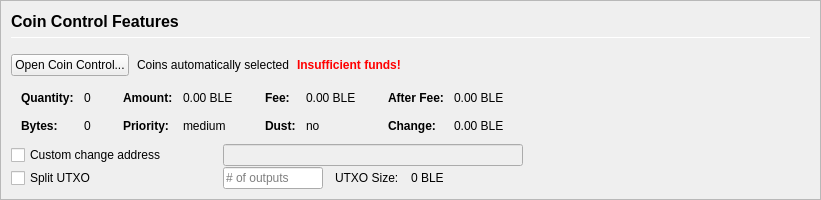
         <widget class="QFrame" name="frameCoinControl">
          <property name="sizePolicy">
           <sizepolicy hsizetype="Expanding" vsizetype="Expanding">
            <horstretch>0</horstretch>
            <verstretch>0</verstretch>
           </sizepolicy>
          </property>
          <property name="maximumSize">
           <size>
            <width>16777215</width>
            <height>16777215</height>
           </size>
          </property>
          <property name="frameShape">
           <enum>QFrame::StyledPanel</enum>
          </property>
          <property name="frameShadow">
           <enum>QFrame::Sunken</enum>
          </property>
          <layout class="QVBoxLayout" name="verticalLayoutCoinControl2">
           <property name="spacing">
            <number>0</number>
           </property>
           <property name="leftMargin">
            <number>0</number>
           </property>
           <property name="topMargin">
            <number>0</number>
           </property>
           <property name="rightMargin">
            <number>0</number>
           </property>
           <property name="bottomMargin">
            <number>0</number>
           </property>
           <item>
            <widget class="QFrame" name="frameCoinControl_BG">
             <layout class="QVBoxLayout" name="verticalLayoutCoinControl" stretch="0,0,0,0,0,0">
              <property name="spacing">
               <number>1</number>
              </property>
              <property name="leftMargin">
               <number>10</number>
              </property>
              <property name="topMargin">
               <number>10</number>
              </property>
              <item>
               <layout class="QHBoxLayout" name="horizontalLayoutCoinControl1">
                <property name="bottomMargin">
                 <number>15</number>
                </property>
                <item>
                 <layout class="QVBoxLayout" name="verticalLayout_3">
                  <property name="spacing">
                   <number>6</number>
                  </property>
                  <item>
                   <widget class="QLabel" name="labelCoinControlFeatures">
                    <property name="sizePolicy">
                     <sizepolicy hsizetype="Preferred" vsizetype="Maximum">
                      <horstretch>0</horstretch>
                      <verstretch>0</verstretch>
                     </sizepolicy>
                    </property>
                    <property name="minimumSize">
                     <size>
                      <width>0</width>
                      <height>20</height>
                     </size>
                    </property>
                    <property name="font">
                     <font>
                      <pointsize>12</pointsize>
                      <weight>75</weight>
                      <bold>true</bold>
                     </font>
                    </property>
                    <property name="styleSheet">
                     <string notr="true">font-weight:bold;</string>
                    </property>
                    <property name="text">
                     <string>Coin Control Features</string>
                    </property>
                   </widget>
                  </item>
                  <item>
                   <widget class="Line" name="line">
                    <property name="minimumSize">
                     <size>
                      <width>0</width>
                      <height>1</height>
                     </size>
                    </property>
                    <property name="maximumSize">
                     <size>
                      <width>16777215</width>
                      <height>1</height>
                     </size>
                    </property>
                    <property name="orientation">
                     <enum>Qt::Horizontal</enum>
                    </property>
                   </widget>
                  </item>
                 </layout>
                </item>
               </layout>
              </item>
              <item>
               <layout class="QHBoxLayout" name="horizontalLayoutCoinControl2" stretch="0,0,0,0">
                <property name="spacing">
                 <number>8</number>
                </property>
                <property name="bottomMargin">
                 <number>10</number>
                </property>
                <item>
                 <widget class="QPushButton" name="pushButtonCoinControl">
                  <property name="styleSheet">
                   <string notr="true"/>
                  </property>
                  <property name="text">
                   <string>Open Coin Control...</string>
                  </property>
                  <property name="autoDefault">
                   <bool>false</bool>
                  </property>
                 </widget>
                </item>
                <item>
                 <widget class="QLabel" name="labelCoinControlAutomaticallySelected">
                  <property name="text">
                   <string>Coins automatically selected</string>
                  </property>
                  <property name="margin">
                   <number>5</number>
                  </property>
                 </widget>
                </item>
                <item>
                 <widget class="QLabel" name="labelCoinControlInsuffFunds">
                  <property name="font">
                   <font>
                    <weight>75</weight>
                    <bold>true</bold>
                   </font>
                  </property>
                  <property name="styleSheet">
                   <string notr="true">color:red;font-weight:bold;</string>
                  </property>
                  <property name="text">
                   <string>Insufficient funds!</string>
                  </property>
                  <property name="margin">
                   <number>5</number>
                  </property>
                 </widget>
                </item>
                <item>
                 <spacer name="horizontalSpacerCoinControl">
                  <property name="orientation">
                   <enum>Qt::Horizontal</enum>
                  </property>
                  <property name="sizeHint" stdset="0">
                   <size>
                    <width>40</width>
                    <height>1</height>
                   </size>
                  </property>
                 </spacer>
                </item>
               </layout>
              </item>
              <item>
               <widget class="QWidget" name="widgetCoinControl" native="true">
                <property name="sizePolicy">
                 <sizepolicy hsizetype="Preferred" vsizetype="Preferred">
                  <horstretch>0</horstretch>
                  <verstretch>0</verstretch>
                 </sizepolicy>
                </property>
                <property name="minimumSize">
                 <size>
                  <width>0</width>
                  <height>0</height>
                 </size>
                </property>
                <property name="styleSheet">
                 <string notr="true"/>
                </property>
                <layout class="QHBoxLayout" name="horizontalLayoutCoinControl5">
                 <property name="leftMargin">
                  <number>0</number>
                 </property>
                 <property name="topMargin">
                  <number>0</number>
                 </property>
                 <property name="rightMargin">
                  <number>0</number>
                 </property>
                 <property name="bottomMargin">
                  <number>0</number>
                 </property>
                 <item>
                  <layout class="QHBoxLayout" name="horizontalLayoutCoinControl3" stretch="0,0,0,1">
                   <property name="spacing">
                    <number>20</number>
                   </property>
                   <property name="topMargin">
                    <number>0</number>
                   </property>
                   <property name="bottomMargin">
                    <number>10</number>
                   </property>
                   <item>
                    <layout class="QFormLayout" name="formLayoutCoinControl1">
                     <property name="horizontalSpacing">
                      <number>10</number>
                     </property>
                     <property name="verticalSpacing">
                      <number>14</number>
                     </property>
                     <property name="leftMargin">
                      <number>10</number>
                     </property>
                     <property name="topMargin">
                      <number>4</number>
                     </property>
                     <property name="rightMargin">
                      <number>6</number>
                     </property>
                     <item row="0" column="0">
                      <widget class="QLabel" name="labelCoinControlQuantityText">
                       <property name="font">
                        <font>
                         <weight>75</weight>
                         <bold>true</bold>
                        </font>
                       </property>
                       <property name="text">
                        <string>Quantity:</string>
                       </property>
                       <property name="margin">
                        <number>0</number>
                       </property>
                      </widget>
                     </item>
                     <item row="0" column="1">
                      <widget class="QLabel" name="labelCoinControlQuantity">
                       <property name="cursor">
                        <cursorShape>IBeamCursor</cursorShape>
                       </property>
                       <property name="contextMenuPolicy">
                        <enum>Qt::ActionsContextMenu</enum>
                       </property>
                       <property name="text">
                        <string notr="true">0</string>
                       </property>
                       <property name="margin">
                        <number>0</number>
                       </property>
                       <property name="textInteractionFlags">
                        <set>Qt::LinksAccessibleByMouse|Qt::TextSelectableByKeyboard|Qt::TextSelectableByMouse</set>
                       </property>
                      </widget>
                     </item>
                     <item row="1" column="0">
                      <widget class="QLabel" name="labelCoinControlBytesText">
                       <property name="font">
                        <font>
                         <weight>75</weight>
                         <bold>true</bold>
                        </font>
                       </property>
                       <property name="text">
                        <string>Bytes:</string>
                       </property>
                      </widget>
                     </item>
                     <item row="1" column="1">
                      <widget class="QLabel" name="labelCoinControlBytes">
                       <property name="cursor">
                        <cursorShape>IBeamCursor</cursorShape>
                       </property>
                       <property name="contextMenuPolicy">
                        <enum>Qt::ActionsContextMenu</enum>
                       </property>
                       <property name="text">
                        <string notr="true">0</string>
                       </property>
                       <property name="textInteractionFlags">
                        <set>Qt::LinksAccessibleByMouse|Qt::TextSelectableByKeyboard|Qt::TextSelectableByMouse</set>
                       </property>
                      </widget>
                     </item>
                    </layout>
                   </item>
                   <item>
                    <layout class="QFormLayout" name="formLayoutCoinControl2">
                     <property name="horizontalSpacing">
                      <number>10</number>
                     </property>
                     <property name="verticalSpacing">
                      <number>14</number>
                     </property>
                     <property name="leftMargin">
                      <number>6</number>
                     </property>
                     <property name="topMargin">
                      <number>4</number>
                     </property>
                     <property name="rightMargin">
                      <number>6</number>
                     </property>
                     <item row="0" column="0">
                      <widget class="QLabel" name="labelCoinControlAmountText">
                       <property name="font">
                        <font>
                         <weight>75</weight>
                         <bold>true</bold>
                        </font>
                       </property>
                       <property name="text">
                        <string>Amount:</string>
                       </property>
                       <property name="margin">
                        <number>0</number>
                       </property>
                      </widget>
                     </item>
                     <item row="0" column="1">
                      <widget class="QLabel" name="labelCoinControlAmount">
                       <property name="cursor">
                        <cursorShape>IBeamCursor</cursorShape>
                       </property>
                       <property name="contextMenuPolicy">
                        <enum>Qt::ActionsContextMenu</enum>
                       </property>
                       <property name="text">
                        <string notr="true">0.00 BLE</string>
                       </property>
                       <property name="textInteractionFlags">
                        <set>Qt::LinksAccessibleByMouse|Qt::TextSelectableByKeyboard|Qt::TextSelectableByMouse</set>
                       </property>
                      </widget>
                     </item>
                     <item row="1" column="0">
                      <widget class="QLabel" name="labelCoinControlPriorityText">
                       <property name="font">
                        <font>
                         <weight>75</weight>
                         <bold>true</bold>
                        </font>
                       </property>
                       <property name="text">
                        <string>Priority:</string>
                       </property>
                      </widget>
                     </item>
                     <item row="1" column="1">
                      <widget class="QLabel" name="labelCoinControlPriority">
                       <property name="cursor">
                        <cursorShape>IBeamCursor</cursorShape>
                       </property>
                       <property name="contextMenuPolicy">
                        <enum>Qt::ActionsContextMenu</enum>
                       </property>
                       <property name="text">
                        <string>medium</string>
                       </property>
                       <property name="textInteractionFlags">
                        <set>Qt::LinksAccessibleByMouse|Qt::TextSelectableByKeyboard|Qt::TextSelectableByMouse</set>
                       </property>
                      </widget>
                     </item>
                    </layout>
                   </item>
                   <item>
                    <layout class="QFormLayout" name="formLayoutCoinControl3">
                     <property name="horizontalSpacing">
                      <number>10</number>
                     </property>
                     <property name="verticalSpacing">
                      <number>14</number>
                     </property>
                     <property name="leftMargin">
                      <number>6</number>
                     </property>
                     <property name="topMargin">
                      <number>4</number>
                     </property>
                     <property name="rightMargin">
                      <number>6</number>
                     </property>
                     <item row="0" column="0">
                      <widget class="QLabel" name="labelCoinControlFeeText">
                       <property name="font">
                        <font>
                         <weight>75</weight>
                         <bold>true</bold>
                        </font>
                       </property>
                       <property name="text">
                        <string>Fee:</string>
                       </property>
                       <property name="margin">
                        <number>0</number>
                       </property>
                      </widget>
                     </item>
                     <item row="0" column="1">
                      <widget class="QLabel" name="labelCoinControlFee">
                       <property name="cursor">
                        <cursorShape>IBeamCursor</cursorShape>
                       </property>
                       <property name="contextMenuPolicy">
                        <enum>Qt::ActionsContextMenu</enum>
                       </property>
                       <property name="text">
                        <string notr="true">0.00 BLE</string>
                       </property>
                       <property name="textInteractionFlags">
                        <set>Qt::LinksAccessibleByMouse|Qt::TextSelectableByKeyboard|Qt::TextSelectableByMouse</set>
                       </property>
                      </widget>
                     </item>
                     <item row="1" column="0">
                      <widget class="QLabel" name="labelCoinControlLowOutputText">
                       <property name="font">
                        <font>
                         <weight>75</weight>
                         <bold>true</bold>
                        </font>
                       </property>
                       <property name="text">
                        <string>Dust:</string>
                       </property>
                      </widget>
                     </item>
                     <item row="1" column="1">
                      <widget class="QLabel" name="labelCoinControlLowOutput">
                       <property name="cursor">
                        <cursorShape>IBeamCursor</cursorShape>
                       </property>
                       <property name="contextMenuPolicy">
                        <enum>Qt::ActionsContextMenu</enum>
                       </property>
                       <property name="text">
                        <string>no</string>
                       </property>
                       <property name="textInteractionFlags">
                        <set>Qt::LinksAccessibleByMouse|Qt::TextSelectableByKeyboard|Qt::TextSelectableByMouse</set>
                       </property>
                      </widget>
                     </item>
                    </layout>
                   </item>
                   <item>
                    <layout class="QFormLayout" name="formLayoutCoinControl4">
                     <property name="horizontalSpacing">
                      <number>10</number>
                     </property>
                     <property name="verticalSpacing">
                      <number>14</number>
                     </property>
                     <property name="leftMargin">
                      <number>6</number>
                     </property>
                     <property name="topMargin">
                      <number>4</number>
                     </property>
                     <property name="rightMargin">
                      <number>6</number>
                     </property>
                     <item row="0" column="0">
                      <widget class="QLabel" name="labelCoinControlAfterFeeText">
                       <property name="font">
                        <font>
                         <weight>75</weight>
                         <bold>true</bold>
                        </font>
                       </property>
                       <property name="text">
                        <string>After Fee:</string>
                       </property>
                       <property name="margin">
                        <number>0</number>
                       </property>
                      </widget>
                     </item>
                     <item row="0" column="1">
                      <widget class="QLabel" name="labelCoinControlAfterFee">
                       <property name="cursor">
                        <cursorShape>IBeamCursor</cursorShape>
                       </property>
                       <property name="contextMenuPolicy">
                        <enum>Qt::ActionsContextMenu</enum>
                       </property>
                       <property name="text">
                        <string notr="true">0.00 BLE</string>
                       </property>
                       <property name="textInteractionFlags">
                        <set>Qt::LinksAccessibleByMouse|Qt::TextSelectableByKeyboard|Qt::TextSelectableByMouse</set>
                       </property>
                      </widget>
                     </item>
                     <item row="1" column="0">
                      <widget class="QLabel" name="labelCoinControlChangeText">
                       <property name="font">
                        <font>
                         <weight>75</weight>
                         <bold>true</bold>
                        </font>
                       </property>
                       <property name="text">
                        <string>Change:</string>
                       </property>
                      </widget>
                     </item>
                     <item row="1" column="1">
                      <widget class="QLabel" name="labelCoinControlChange">
                       <property name="cursor">
                        <cursorShape>IBeamCursor</cursorShape>
                       </property>
                       <property name="contextMenuPolicy">
                        <enum>Qt::ActionsContextMenu</enum>
                       </property>
                       <property name="text">
                        <string notr="true">0.00 BLE</string>
                       </property>
                       <property name="textInteractionFlags">
                        <set>Qt::LinksAccessibleByMouse|Qt::TextSelectableByKeyboard|Qt::TextSelectableByMouse</set>
                       </property>
                      </widget>
                     </item>
                    </layout>
                   </item>
                  </layout>
                 </item>
                </layout>
               </widget>
              </item>
              <item>
               <layout class="QHBoxLayout" name="horizontalLayoutCoinControl4">
                <property name="spacing">
                 <number>12</number>
                </property>
                <property name="sizeConstraint">
                 <enum>QLayout::SetDefaultConstraint</enum>
                </property>
                <property name="topMargin">
                 <number>0</number>
                </property>
                <property name="rightMargin">
                 <number>0</number>
                </property>
                <item>
                 <widget class="QCheckBox" name="checkBoxCoinControlChange">
                  <property name="sizePolicy">
                   <sizepolicy hsizetype="Preferred" vsizetype="Preferred">
                    <horstretch>0</horstretch>
                    <verstretch>0</verstretch>
                   </sizepolicy>
                  </property>
                  <property name="minimumSize">
                   <size>
                    <width>200</width>
                    <height>0</height>
                   </size>
                  </property>
                  <property name="maximumSize">
                   <size>
                    <width>200</width>
                    <height>16777215</height>
                   </size>
                  </property>
                  <property name="toolTip">
                   <string>If this is activated, but the change address is empty or invalid, change will be sent to a newly generated address.</string>
                  </property>
                  <property name="text">
                   <string>Custom change address</string>
                  </property>
                 </widget>
                </item>
                <item>
                 <widget class="QValidatedLineEdit" name="lineEditCoinControlChange">
                  <property name="enabled">
                   <bool>false</bool>
                  </property>
                  <property name="sizePolicy">
                   <sizepolicy hsizetype="Preferred" vsizetype="Preferred">
                    <horstretch>0</horstretch>
                    <verstretch>0</verstretch>
                   </sizepolicy>
                  </property>
                  <property name="minimumSize">
                   <size>
                    <width>300</width>
                    <height>0</height>
                   </size>
                  </property>
                 </widget>
                </item>
                <item>
                 <widget class="QLabel" name="labelCoinControlChangeLabel">
                  <property name="sizePolicy">
                   <sizepolicy hsizetype="Preferred" vsizetype="Preferred">
                    <horstretch>0</horstretch>
                    <verstretch>0</verstretch>
                   </sizepolicy>
                  </property>
                  <property name="minimumSize">
                   <size>
                    <width>100</width>
                    <height>0</height>
                   </size>
                  </property>
                  <property name="text">
                   <string/>
                  </property>
                  <property name="margin">
                   <number>3</number>
                  </property>
                 </widget>
                </item>
               </layout>
              </item>
              <item>
               <layout class="QHBoxLayout" name="horizontalLayoutCoinControl6">
                <property name="spacing">
                 <number>12</number>
                </property>
                <property name="rightMargin">
                 <number>0</number>
                </property>
                <item>
                 <widget class="QCheckBox" name="splitBlockCheckBox">
                  <property name="sizePolicy">
                   <sizepolicy hsizetype="Preferred" vsizetype="Preferred">
                    <horstretch>0</horstretch>
                    <verstretch>0</verstretch>
                   </sizepolicy>
                  </property>
                  <property name="minimumSize">
                   <size>
                    <width>200</width>
                    <height>0</height>
                   </size>
                  </property>
                  <property name="maximumSize">
                   <size>
                    <width>200</width>
                    <height>16777215</height>
                   </size>
                  </property>
                  <property name="text">
                   <string>Split UTXO</string>
                  </property>
                 </widget>
                </item>
                <item>
                 <widget class="QLineEdit" name="splitBlockLineEdit">
                  <property name="sizePolicy">
                   <sizepolicy hsizetype="Preferred" vsizetype="Preferred">
                    <horstretch>50</horstretch>
                    <verstretch>0</verstretch>
                   </sizepolicy>
                  </property>
                  <property name="minimumSize">
                   <size>
                    <width>100</width>
                    <height>0</height>
                   </size>
                  </property>
                  <property name="maximumSize">
                   <size>
                    <width>100</width>
                    <height>16777215</height>
                   </size>
                  </property>
                  <property name="placeholderText">
                   <string># of outputs</string>
                  </property>
                 </widget>
                </item>
                <item>
                 <widget class="QLabel" name="labelBlockSizeText">
                  <property name="text">
                   <string>UTXO Size:</string>
                  </property>
                 </widget>
                </item>
                <item>
                 <widget class="QLabel" name="labelBlockSize">
                  <property name="text">
                   <string>0 BLE</string>
                  </property>
                 </widget>
                </item>
                <item>
                 <spacer name="horizontalSpacer_7">
                  <property name="orientation">
                   <enum>Qt::Horizontal</enum>
                  </property>
                  <property name="sizeHint" stdset="0">
                   <size>
                    <width>40</width>
                    <height>20</height>
                   </size>
                  </property>
                 </spacer>
                </item>
               </layout>
              </item>
              <item>
               <spacer name="verticalSpacerCoinControl">
                <property name="orientation">
                 <enum>Qt::Vertical</enum>
                </property>
                <property name="sizeHint" stdset="0">
                 <size>
                  <width>800</width>
                  <height>1</height>
                 </size>
                </property>
               </spacer>
              </item>
             </layout>
            </widget>
           </item>
          </layout>
         </widget>
